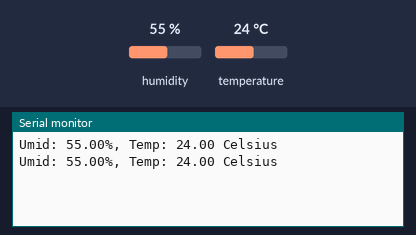
The program below on a simulated Arduino Uno, built with avr-gcc and run on an emulated ATmega328P. On the bench: the last lines printed to the serial monitor. Inputs (shaded band) come from the test bench; at power-on: humidity 55 %, temperature 24 °C.

Above: at 2.8 s.
2.9 s: humidity set to 22 %
At 5.2 s:
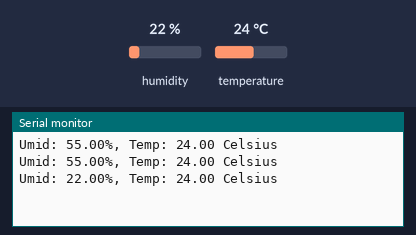
5.6 s: temperature set to 12 °C
At 7.2 s:
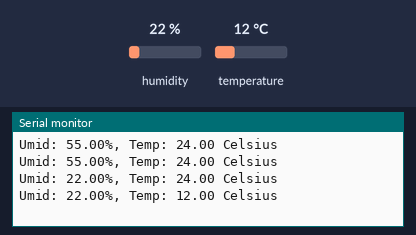
8.3 s: humidity set to 40 %
At 10.7 s:
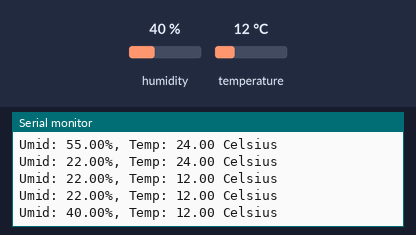
Timing chart, 0 to 12.2 s (numbered marks = the images above; inputs shaded):
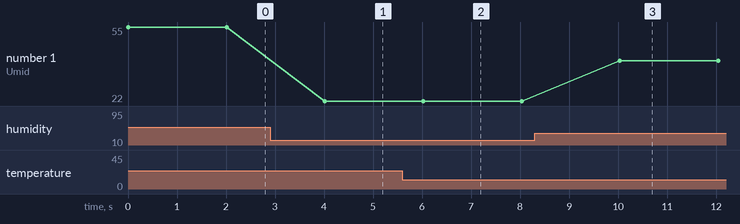

Measured:
- after the input at 2.9 s, the serial monitor: prints a new line after 1.1 s (image 1)
- after the input at 5.6 s, the serial monitor: prints a new line after 0.42 s (image 2)
- after the input at 8.3 s, the serial monitor: prints a new line after 1.7 s (image 3)
- plotted number 1: 55 → 22 after the input at 2.9 s, 22 → 40 after the input at 8.3 s

The program:

main.cpp
```cpp
#include <Arduino.h>
#include <DHT.h>


/** CONSTANTES **/
#define DHTPIN 8     // Pino digital para leitura do DHT22
#define DHTTYPE DHT22   // DHT 22  (AM2302) - Esta biblioteca funciona com outgras variações do DHT (DHT11)


/** VARIÁVEIS **/
DHT dht(DHTPIN, DHTTYPE); //Inicializa objeto DHT para Arduino em 16mhz
float hum;  //Armazena valor de humidade
float temp; //Armazedna valor de temperatura


/** PROTÓTIPOS DE FUNÇÕES **/


/** CONFIGURAÇÃO INICIAL DO DISPSITIVO DE CONTROLE DE AUTOMAÇÃO **/
void setup()
{
  Serial.begin(9600); //Inicializa comunicação Serial para enviar e receber dados na console
	dht.begin(); //Inicializa Sensor DHT22
}

/** ROTINA CÍCLICA - A FREQUÊNCIA DEPENDE DO TRABALHO QUE ELA EXECUTA */
void loop()
{
    //Realiza leitura de temperatura e umidade guardando nas variáveis para uso posterior
    hum = dht.readHumidity();
    temp= dht.readTemperature();
    //Exibe os valores das variáveis na console.
    Serial.print("Umid: ");
    Serial.print(hum);
    Serial.print("%, Temp: ");
    Serial.print(temp);
    Serial.println(" Celsius");
    delay(2000); //Delay 2 seg.
}
```
